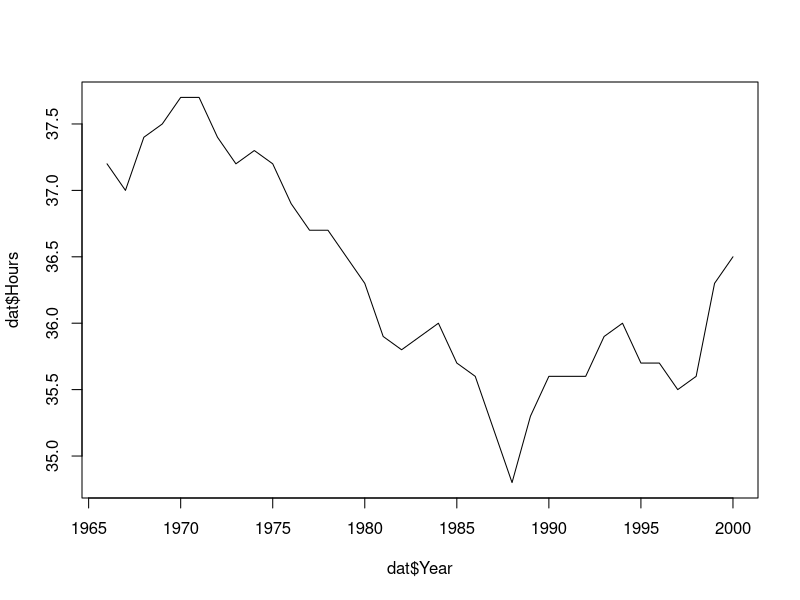
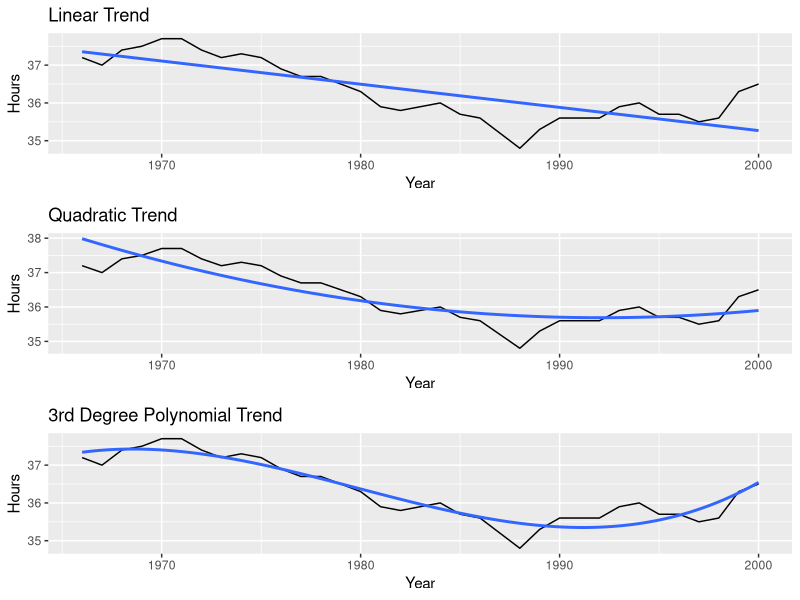
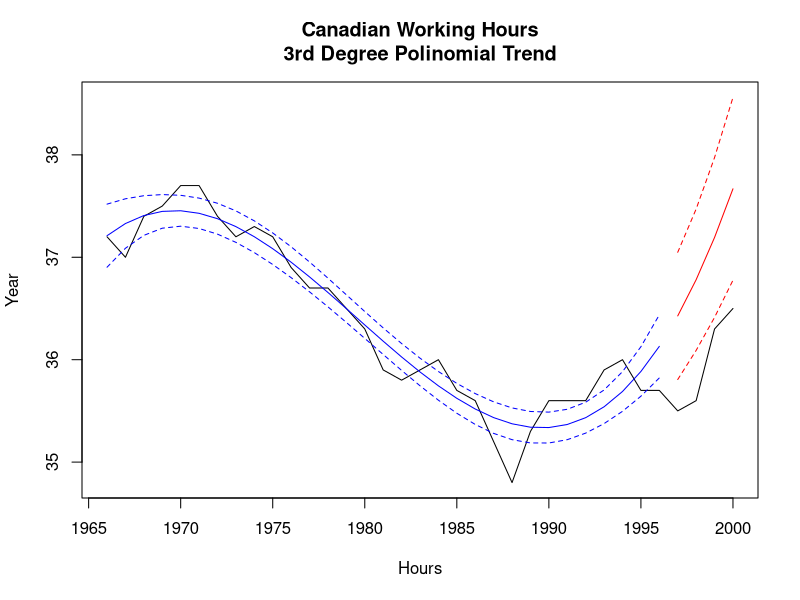
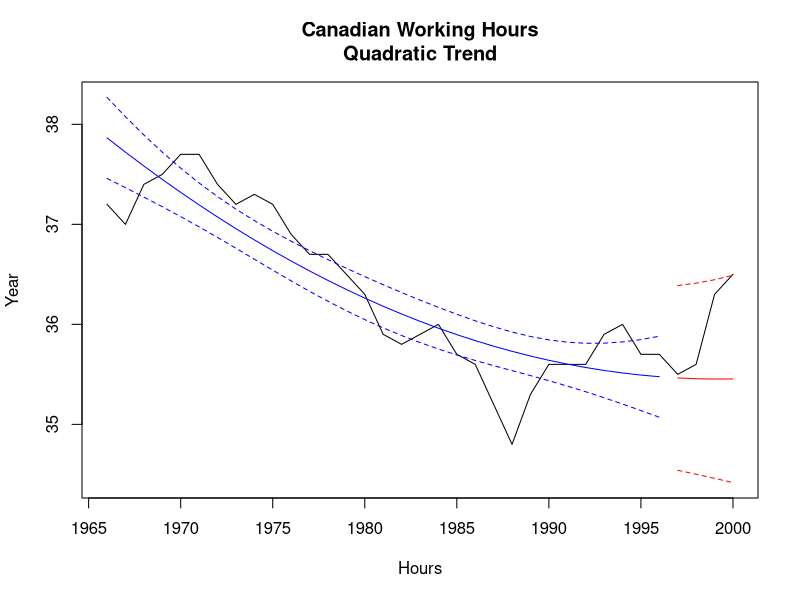

Write the R code that produced these figures, in order.
# READ in the data
dat <- read.csv("CanadianWorkHours.csv")
plot(dat$Year,dat$Hours,type='l')

# find suitable trend shape
library(ggplot2)
library(gridExtra)

p1 <- ggplot(dat,aes(Year,Hours)) + geom_line() + stat_smooth(method="lm", se = FALSE) + labs(title="Linear Trend")
p2 <- ggplot(dat,aes(Year,Hours)) + geom_line() + stat_smooth(method="lm",formula=y~ poly(x,2), se = FALSE) + labs(title="Quadratic Trend")
p3 <- ggplot(dat,aes(Year,Hours)) + geom_line() + stat_smooth(method="lm",formula=y~ poly(x,3), se = FALSE) + labs(title="3rd Degree Polynomial Trend")
jpeg('CWH-trend-evaluation.jpg',height=800)
grid.arrange(p1,p2,p3)
dev.off()

# partition into training/validation
train <- dat[dat$Year<1997,]
valid <- dat[dat$Year>=1997,]

# fit regression model
myfit <- lm(Hours~poly(Year,3),data=train)
summary(myfit)

# generate predictions and overlay on original plot
preds<-predict(myfit,se.fit=T, interval = "confidence")
train$pred <- preds$fit[,1] 
train$lower <- preds$fit[,2]
train$upper <- preds$fit[,3]

preds<-predict(myfit,newdat=valid,se.fit = T,interval = "prediction")
valid$pred <- preds$fit[,1] 
valid$lower <- preds$fit[,2]
valid$upper <- preds$fit[,3]

jpeg('CWH-predictions.jpg')
plot(dat$Year,dat$Hours,type='l',ylim=c(min(dat$Hours),max(valid$upper)),
     main="Canadian Working Hours\n3rd Degree Polinomial Trend",
     xlab = "Hours",ylab = "Year")
lines(train$Year,train$pred,col='blue')
lines(train$Year,train$lower,col='blue',lty=2)
lines(train$Year,train$upper,col='blue',lty=2)
lines(valid$Year,valid$pred,col='red')
lines(valid$Year,valid$lower,col='red',lty=2)
lines(valid$Year,valid$upper,col='red',lty=2)
dev.off()

# fit new regression model
myfit <- lm(Hours~poly(Year,2),data=train)
summary(myfit)


# generate new predictions and overlay on original plot
preds<-predict(myfit,se.fit=T, interval = "confidence")
train$pred <- preds$fit[,1] 
train$lower <- preds$fit[,2]
train$upper <- preds$fit[,3]

preds<-predict(myfit,newdat=valid,se.fit = T,interval = "prediction")
valid$pred <- preds$fit[,1] 
valid$lower <- preds$fit[,2]
valid$upper <- preds$fit[,3]

jpeg('CWH-predictions-new.jpg')
plot(dat$Year,dat$Hours,type='l',ylim=c(min(valid$lower),max(train$upper)),
     main="Canadian Working Hours\nQuadratic Trend",
     xlab = "Hours",ylab = "Year")
lines(train$Year,train$pred,col='blue')
lines(train$Year,train$lower,col='blue',lty=2)
lines(train$Year,train$upper,col='blue',lty=2)
lines(valid$Year,valid$pred,col='red')
lines(valid$Year,valid$lower,col='red',lty=2)
lines(valid$Year,valid$upper,col='red',lty=2)
dev.off()

